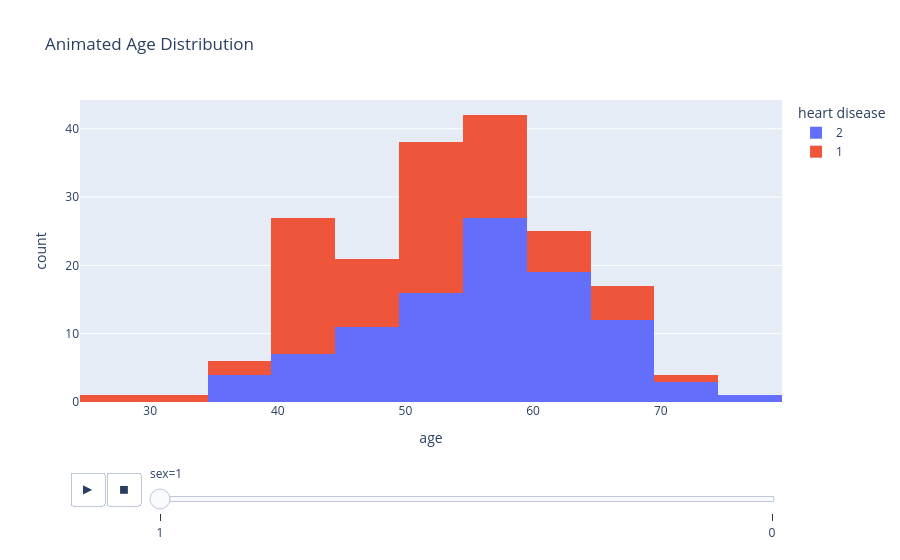

Notebook code for this chart:
### Code cell
fig = px.histogram(
    df,
    x="age",
    color="heart disease",
    animation_frame="sex",
    title="Animated Age Distribution"
)

fig.show()

### Figure 1 — Plotly figure (JSON) as saved in the notebook; plotly's stock layout.template omitted (floating-point values rounded to 4 significant figures)
{"data": [{"bingroup": "x", "hovertemplate": "heart disease=2<br>sex=1<br>age=%{x}<br>count=%{y}<extra></extra>", "legendgroup": "2", "marker": {"color": "#636efa", "pattern": {"shape": ""}}, "name": "2", "orientation": "v", "showlegend": true, "type": "histogram", "x": [70, 57, 56, 59, 60, 61, 46, 53, 67, 58, 57, 59, 50, 48, 61, 59, 40, 59, 49, 44, 66, 42, 61, 62, 57, 47, 61, 45, 58, 35, 58, 50, 54, 54, 52, 47, 58, 67, 57, 63, 48, 59, 46, 56, 49, 54, 57, 62, 60, 66, 64, 56, 64, 50, 54, 53, 52, 40, 58, 55, 38, 58, 65, 69, 67, 51, 46, 67, 41, 56, 70, 70, 35, 77, 58, 60, 51, 55, 64, 59, 58, 54, 65, 63, 39, 52, 43, 68, 60, 65, 60, 60, 54, 44, 55, 64, 60, 58, 48, 67], "xaxis": "x", "yaxis": "y"}, {"bingroup": "x", "hovertemplate": "heart disease=1<br>sex=1<br>age=%{x}<br>count=%{y}<extra></extra>", "legendgroup": "1", "marker": {"color": "#EF553B", "pattern": {"shape": ""}}, "name": "1", "orientation": "v", "showlegend": true, "type": "histogram", "x": [64, 65, 59, 53, 44, 64, 40, 48, 43, 47, 66, 42, 48, 44, 46, 58, 52, 57, 44, 63, 51, 70, 45, 56, 41, 57, 42, 62, 59, 59, 66, 51, 41, 42, 54, 52, 42, 54, 57, 59, 51, 41, 45, 56, 55, 43, 53, 69, 34, 50, 42, 53, 43, 52, 54, 54, 48, 68, 52, 58, 37, 51, 29, 51, 54, 44, 57, 41, 52, 45, 62, 47, 52, 39, 44, 51, 59, 61, 43, 49, 52, 44, 57], "xaxis": "x", "yaxis": "y"}], "layout": {"barmode": "relative", "legend": {"title": {"text": "heart disease"}, "tracegroupgap": 0}, "sliders": [{"active": 0, "currentvalue": {"prefix": "sex="}, "len": 0.9, "pad": {"b": 10, "t": 60}, "steps": [{"args": [["1"], {"frame": {"duration": 0, "redraw": true}, "fromcurrent": true, "mode": "immediate", "transition": {"duration": 0, "easing": "linear"}}], "label": "1", "method": "animate"}, {"args": [["0"], {"frame": {"duration": 0, "redraw": true}, "fromcurrent": true, "mode": "immediate", "transition": {"duration": 0, "easing": "linear"}}], "label": "0", "method": "animate"}], "x": 0.1, "xanchor": "left", "y": 0, "yanchor": "top"}], "title": {"text": "Animated Age Distribution"}, "updatemenus": [{"buttons": [{"args": [null, {"frame": {"duration": 500, "redraw": true}, "fromcurrent": true, "mode": "immediate", "transition": {"duration": 500, "easing": "linear"}}], "label": "&#9654;", "method": "animate"}, {"args": [[null], {"frame": {"duration": 0, "redraw": true}, "fromcurrent": true, "mode": "immediate", "transition": {"duration": 0, "easing": "linear"}}], "label": "&#9724;", "method": "animate"}], "direction": "left", "pad": {"r": 10, "t": 70}, "showactive": false, "type": "buttons", "x": 0.1, "xanchor": "right", "y": 0, "yanchor": "top"}], "xaxis": {"anchor": "y", "domain": [0, 1], "title": {"text": "age"}}, "yaxis": {"anchor": "x", "domain": [0, 1], "title": {"text": "count"}}}}
